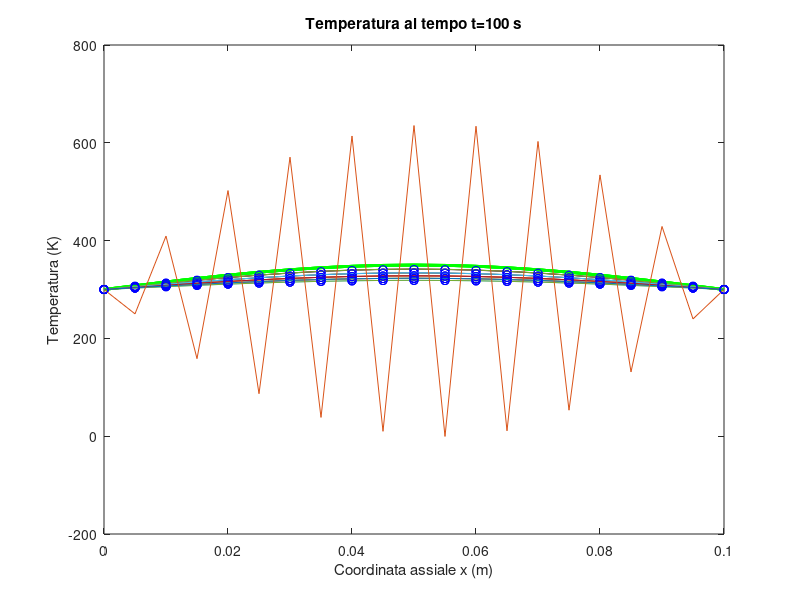

Write the MATLAB code that produced this figure.
% Esercitazione 10, esercizio 1
% Simone Canevarolo
% S269893
% 15 aprile 2024

clear all
close all
clc

ll = 10e-2; % lunghezza, m
alfa = 0.1e-4; % diffusività, m^2/s
T0 = 300; % temperatura, K

Tini = @(x) T0+50*sin(pi*x/ll);

Tan = @(x,t) T0+50*sin(pi*x/ll).*exp(-(pi/ll)^2*alfa*t);

tfin = 100; % tempo finale, s

dtvett = [1 1.25 1.5 2]; % s
zz = 1;
dx = 0.5e-2; % m

for zz = 1:length(dtvett)

xx = (0:dx:ll)';
Nx = length(xx);

dt = dtvett(zz);

ii = 1;
Tm = Tini(xx);

tt = (0:dt:tfin);
Nt = length(tt);
graftt = [20,40,60,80,100];
tinput = round(graftt/dt)+1;
count = 1;

figure(1)
plot(xx,Tm,'LineWidth',2,'color','g');
Tmax = max(Tm)
hold on

for ii = 2:Nt

    aa = alfa*dt/dx^2;

    sub_diag = aa*ones(Nx,1);
    main_diag = (1-2*aa)*ones(Nx,1);
    sup_diag = aa*ones(Nx,1);

 %    Band = [[sub_diag;0], main_diag, [0;sup_diag]];
 Band = [sub_diag, main_diag, sup_diag];

    AA = spdiags(Band,-1:1,Nx,Nx);

    bb = Tm;

    AA(1,1) = 1;
    AA(1,2) = 0;
    bb(1) = T0;

    AA(end,end-1) = 0;
    AA(end,end) = 1;
    bb(end) = T0;

    TT = AA*bb;

if ii == tinput(count)

    plot(xx,Tm)
    hold on
    Tanalitica = Tan(xx,tt(ii));
    plot(xx,Tanalitica,'ob')
    hold on
    count = count+1;

end

    Tm = TT;

end

end

ylabel('Temperatura (K)')
xlabel('Coordinata assiale x (m)')
title('Temperatura al tempo t=100 s')
